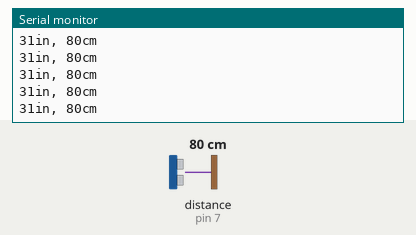
The sketch below on a simulated Arduino Uno, built with avr-gcc and run on an emulated ATmega328P. Parts: the last lines printed to the serial monitor. Wiring (inferred from the names in the program): ultrasonic range finder: trigger pin 8; echo pin 7. The inputs (shaded band) are chosen by the test bench; at power-on: distance to the obstacle (sensor on pin 7) 80 cm. The echo pulse lasts 58.3 µs per cm.

Above: at 1.2 s.
1.3 s: distance to the obstacle (sensor on pin 7) set to 2 cm
At 1.38 s:
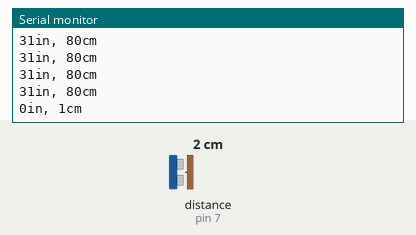
4.3 s: distance to the obstacle (sensor on pin 7) set to 250 cm
At 4.41 s:
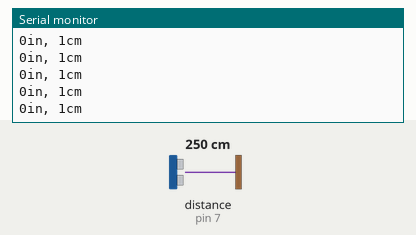
Timing chart, 0 to 7.3 s (numbered marks = the images above; inputs shaded):
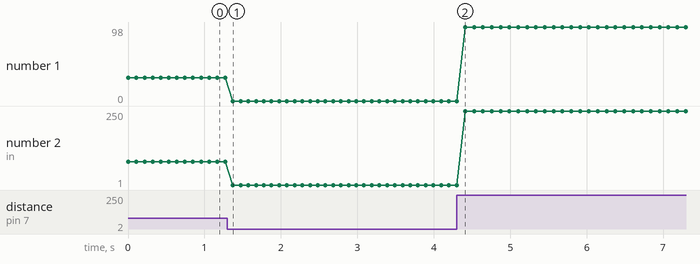

The sketch:

Ping.ino
```cpp
const int echo = 7;
const int trig = 8;

void setup() {
  Serial.begin(9600);
    pinMode(trig, OUTPUT);
      pinMode(echo, INPUT);


}

void loop()
{
  long duration, inches, cm;

  digitalWrite(trig, LOW);
  delayMicroseconds(2);
  digitalWrite(trig, HIGH);
  delayMicroseconds(5);
  digitalWrite(trig, LOW);

  duration = pulseIn(echo, HIGH);

  inches = microsecondsToInches(duration);
  cm = microsecondsToCentimeters(duration);

  Serial.print(inches);
  Serial.print("in, ");
  Serial.print(cm);
  Serial.print("cm");
  Serial.println();

  delay(100);
}

long microsecondsToInches(long microseconds)
{
  return microseconds / 74 / 2;
}

long microsecondsToCentimeters(long microseconds)
{
  return microseconds / 29 / 2;
}
```

Measured:
- after the input at 1.3 s, the serial monitor: prints a new line after 0.07 s (image 1)
- plotted number 1: 31 → 0 after the input at 1.3 s, 0 → 98 after the input at 4.3 s
- plotted number 2: 80 → 1 after the input at 1.3 s, 1 → 250 after the input at 4.3 s
